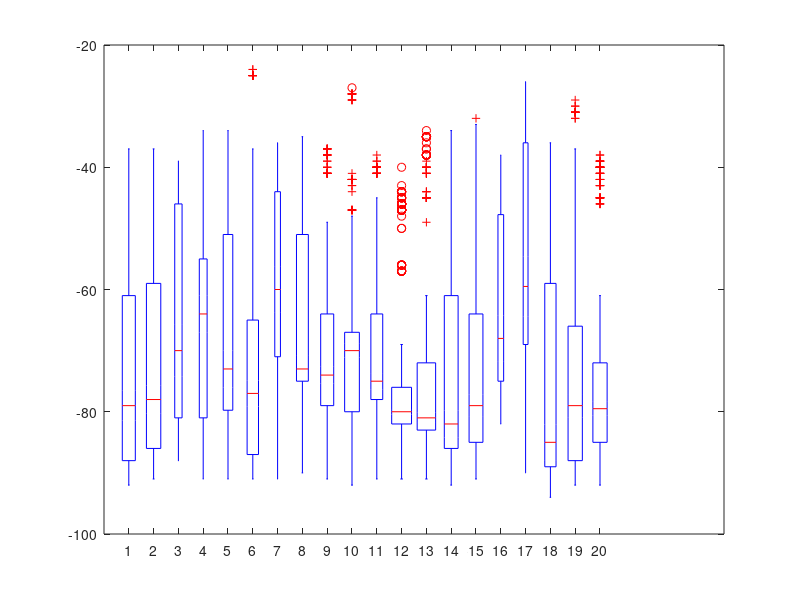

Write MATLAB code to recreate this figure. (Note: this script raises an error after producing the figure.)
exp = "RSSI online TWIST small 01";
x = [17.56,20.71,14.48,16.12,2.17,30.28,22.08,9.81,2.02,5.16,3.51,8.48,5.39,11.57,11.57,17.59,20.54,26.68,23.9,26.53];
y = [5.06,1.65,10.95,9.02,4.98,1.67,9.02,9.02,10.98,10.94,9.02,1.93,5.06,5.06,1.89,10.95,10.94,9.03,1.67,5.39];
z = [72.47,72.17,65.96,65.91,68.17,71.45,60.08,67.07,69.3,69.03,68.6,75.15,73.56,73.93,73.12,62.17,55.9,75,72.56,74.11];
variance = [319,2,278,2,285,2,266,2,251,2,393,2,281,2,192,2,195,2,237,2,233,2,160,2,226,2,283,2,282,2,227,2,349,2,342,2,360,2,273,2];
rssi1 = [-86,-86,-86,-86,-86,-86,-86,-86,-86,-51,-51,-51,-51,-52,-50,-51,-52,-50,-51,-51,-51,-51,-52,-51,-82,-82,-83,-83,-83,-83,-81,-84,-82,-82,-83,-84,-82,-82,-84,-89,-89,-88,-91,-90,-89,-90,-89,-89,-90,-89,-89,-89,-90,-89,-62,-61,-61,-63,-62,-61,-62,-61,-63,-61,-63,-66,-61,-63,-65,-45,-46,-46,-46,-46,-46,-46,-46,-46,-46,-46,-46,-46,-46,-46,-79,-73,-74,-74,-79,-79,-79,-80,-80,-73,-80,-78,-80,-79,-79,-92,-90,-90,-90,-90,-90,-92,-92,-90,-92,-91,-90,-91,-91,-91,-91,-91,-91,-91,-91,-91,-91,-91,-91,-91,-91,-91,-90,-91,-89,-90,-90,-89,-90,-88,-90,-88,-89,-89,-90,-90,-90,-48,-48,-48,-47,-48,-48,-48,-48,-48,-47,-48,-48,-48,-48,-48,-84,-83,-85,-82,-90,-82,-85,-87,-85,-85,-88,-86,-85,-80,-85,-69,-69,-70,-72,-89,-71,-69,-70,-70,-69,-69,-69,-70,-69,-69,-91,-91,-91,-91,-91,-91,-91,-91,-91,-91,-91,-88,-89,-83,-87,-85,-88,-88,-87,-88,-83,-85,-88,-88,-87,-89,-38,-38,-38,-38,-38,-38,-38,-38,-38,-38,-38,-38,-38,-38,-38,-38,-39,-38,-38,-39,-39,-37,-38,-39,-39,-38,-39,-38,-38,-39,-79,-77,-80,-79,-77,-78,-79,-77,-77,-79,-77,-77,-78,-79,-78,-79,-76,-79,-79,-76,-77,-79,-77,-77,-79,-77,-77,-79,-79,-77,-79,-77,-77,-79,-77,-78,-76,-79,-76,-78,-79,-77,-80,-77,-79,-80,-78,-77,-77,-79,-77,-77,-79,-77,-76,-79,-79,-77,-79,-77];
rssi2 = [-88,-88,-88,-88,-88,-88,-88,-88,-88,-88,-88,-88,-44,-44,-44,-44,-43,-44,-44,-44,-44,-44,-43,-44,-43,-44,-44,-87,-87,-87,-87,-89,-73,-87,-89,-87,-87,-87,-87,-87,-89,-90,-88,-89,-90,-88,-88,-89,-87,-90,-91,-88,-89,-90,-73,-75,-74,-73,-74,-76,-73,-74,-75,-74,-74,-74,-73,-74,-74,-73,-74,-74,-73,-74,-74,-73,-74,-74,-73,-73,-75,-73,-74,-74,-73,-74,-74,-73,-74,-73,-74,-72,-74,-74,-75,-73,-74,-74,-74,-74,-73,-74,-74,-73,-75,-74,-74,-74,-75,-73,-74,-74,-73,-75,-39,-39,-39,-39,-39,-39,-38,-39,-39,-39,-38,-39,-37,-39,-39,-88,-57,-57,-54,-57,-57,-57,-54,-57,-57,-57,-57,-56,-57,-57,-86,-84,-87,-84,-85,-89,-85,-85,-83,-88,-85,-88,-85,-89,-86,-83,-83,-83,-83,-83,-74,-73,-75,-74,-88,-76,-70,-73,-77,-74,-74,-77,-73,-76,-76,-57,-58,-59,-59,-59,-59,-59,-58,-59,-59,-57,-59,-59,-58,-59,-84,-85,-84,-85,-84,-84,-85,-84,-85,-84,-84,-84,-87,-85,-84,-87,-87,-86,-86,-85,-86,-87,-87,-86,-86,-86,-85,-87,-87,-85,-87,-89,-89,-89,-89,-89,-89,-89,-89,-87,-89,-88,-87,-87,-88,-88,-87,-86,-87,-87,-88,-87,-89,-89,-87,-89,-79,-78,-78,-79,-82,-83,-79,-82,-78,-82,-78,-79,-82,-78,-79,-78,-80,-82,-80,-79,-82,-79,-82,-79,-79,-82,-80,-79,-82,-78,-82,-82,-78,-82,-82,-78,-82,-82,-82,-82,-81,-83,-79,-79,-82,-79,-79,-79,-81,-82,-81,-79,-79,-42,-43,-43,-42,-43,-43,-42,-43,-43,-42,-42,-43,-42,-42,-43,-41,-41,-41,-41,-41,-40,-41,-40,-41,-41,-41,-41,-41,-41,-41];
rssi3 = [-70,-70,-70,-72,-70,-69,-69,-69,-69,-70,-71,-70,-69,-69,-70,-87,-88,-87,-87,-88,-88,-87,-88,-87,-88,-88,-85,-88,-88,-88,-48,-48,-49,-47,-48,-48,-48,-48,-48,-48,-48,-48,-47,-48,-48,-75,-75,-76,-75,-76,-74,-75,-75,-75,-75,-73,-77,-75,-76,-75,-82,-82,-82,-82,-82,-66,-68,-67,-66,-65,-67,-66,-68,-67,-72,-67,-67,-66,-67,-66,-80,-82,-80,-82,-81,-82,-81,-80,-81,-45,-46,-44,-46,-45,-46,-45,-45,-43,-45,-46,-46,-46,-45,-47,-82,-82,-82,-82,-82,-82,-82,-82,-82,-81,-83,-81,-80,-81,-81,-82,-81,-81,-81,-83,-45,-45,-45,-45,-45,-45,-45,-45,-45,-45,-45,-45,-45,-45,-45,-80,-80,-80,-39,-40,-39,-39,-40,-39,-40,-40,-39,-39,-40,-39,-39,-40,-40,-80,-81,-80,-81,-80,-80,-81,-80,-81,-80,-81,-80,-80];
rssi4 = [-65,-66,-68,-66,-64,-63,-64,-65,-66,-64,-67,-71,-65,-67,-65,-61,-61,-62,-62,-62,-61,-60,-61,-60,-62,-62,-61,-62,-62,-62,-52,-52,-51,-51,-52,-52,-52,-51,-52,-51,-52,-51,-52,-53,-52,-64,-63,-63,-64,-63,-63,-64,-63,-63,-63,-63,-63,-63,-63,-63,-79,-81,-79,-79,-80,-79,-82,-79,-82,-79,-79,-82,-79,-91,-89,-90,-91,-89,-91,-89,-89,-90,-89,-91,-90,-87,-91,-90,-79,-81,-79,-81,-81,-79,-81,-81,-79,-79,-81,-79,-79,-81,-81,-57,-59,-58,-56,-60,-57,-57,-61,-55,-56,-58,-55,-58,-55,-56,-81,-81,-81,-80,-78,-82,-81,-82,-81,-79,-79,-81,-79,-81,-79,-79,-79,-79,-79,-79,-34,-34,-34,-34,-34,-34,-34,-34,-34,-34,-34,-34,-34,-34,-34,-45,-45,-45,-45,-45,-45,-45,-45,-45,-45,-45,-45,-45,-45,-45,-81,-81,-81,-81,-81,-83,-83,-83,-83,-83,-83,-83,-83];
rssi5 = [-34,-34,-35,-34,-34,-35,-35,-35,-35,-35,-34,-77,-35,-34,-35,-62,-62,-62,-62,-62,-63,-63,-62,-62,-63,-62,-63,-63,-61,-62,-77,-76,-77,-77,-77,-77,-77,-77,-77,-78,-78,-77,-78,-79,-77,-76,-76,-74,-76,-77,-75,-76,-76,-76,-76,-76,-71,-77,-76,-76,-81,-81,-81,-81,-81,-81,-81,-81,-81,-81,-75,-81,-81,-81,-81,-87,-85,-86,-87,-86,-87,-87,-87,-88,-87,-87,-85,-86,-90,-91,-90,-91,-90,-91,-91,-90,-89,-91,-90,-91,-80,-78,-80,-80,-78,-80,-80,-78,-80,-80,-80,-80,-80,-80,-80,-50,-51,-50,-51,-50,-50,-50,-51,-50,-50,-51,-51,-50,-51,-50,-75,-75,-75,-75,-75,-75,-75,-78,-78,-78,-78,-78,-78,-78,-78,-48,-47,-47,-48,-47,-47,-47,-47,-47,-47,-47,-47,-47,-47,-47,-72,-72,-71,-71,-72,-73,-71,-73,-71,-73,-73,-73,-72,-72,-73,-72,-73,-72,-71,-71,-72,-70,-71,-72,-70,-72,-72,-45,-45,-45,-44,-46,-45,-45,-45,-45,-45,-45,-45,-45,-45,-45,-84,-84,-84,-84,-84,-72,-74,-74,-72,-72,-73,-71,-72,-73,-70,-72,-73,-72,-72,-73];
rssi6 = [-64,-64,-67,-64,-65,-65,-65,-65,-65,-65,-64,-65,-67,-65,-66,-89,-89,-89,-89,-89,-89,-89,-89,-89,-89,-89,-89,-89,-88,-87,-86,-87,-88,-87,-87,-87,-88,-87,-87,-88,-87,-86,-87,-71,-74,-73,-73,-73,-73,-73,-71,-72,-71,-73,-72,-72,-72,-73,-38,-38,-38,-38,-39,-38,-38,-38,-38,-38,-38,-38,-38,-37,-38,-86,-86,-85,-86,-86,-85,-86,-86,-85,-86,-86,-86,-86,-86,-85,-90,-90,-90,-90,-90,-90,-90,-90,-90,-90,-90,-90,-90,-84,-84,-84,-84,-84,-83,-83,-84,-84,-84,-84,-84,-25,-25,-25,-25,-24,-25,-25,-24,-25,-25,-25,-25,-25,-25,-25,-87,-90,-87,-90,-87,-90,-87,-90,-87,-89,-89,-89,-89,-89,-89,-89,-89,-89,-83,-85,-84,-83,-83,-83,-83,-85,-83,-84,-85,-83,-84,-84,-84,-91,-90,-91,-91,-91,-91,-91,-91,-91,-91,-91,-90,-91,-42,-43,-43,-43,-42,-43,-42,-42,-43,-43,-42,-43,-43,-43,-42,-45,-46,-46,-45,-45,-46,-45,-46,-45,-45,-45,-45,-45,-45,-46,-75,-77,-77,-77,-77,-76,-78,-77,-75,-77,-77,-75,-75,-77,-75,-75,-77,-76,-75,-77,-77,-77,-77,-77,-77,-77,-75,-76,-77,-75,-77,-77,-75,-75,-77,-75,-75,-77,-76,-79,-77,-75,-77,-77,-75,-77,-75,-76,-77,-77,-75,-77,-76,-75,-77,-75,-77,-77,-76,-78];
rssi7 = [-69,-71,-70,-70,-71,-71,-72,-69,-72,-71,-69,-71,-72,-71,-71,-56,-56,-56,-54,-56,-56,-56,-57,-56,-56,-56,-56,-56,-56,-56,-90,-90,-89,-90,-43,-43,-44,-44,-44,-44,-44,-44,-44,-44,-43,-43,-44,-44,-42,-63,-63,-62,-62,-63,-62,-62,-63,-63,-62,-62,-62,-63,-63,-63,-61,-60,-61,-60,-60,-60,-60,-60,-60,-59,-61,-60,-60,-63,-63,-36,-37,-37,-37,-37,-37,-37,-37,-37,-37,-37,-37,-36,-37,-37,-45,-45,-44,-44,-44,-45,-44,-45,-45,-44,-44,-44,-44,-44,-44,-80,-80,-80,-80,-80,-80,-80,-80,-89,-89,-90,-89,-91,-88,-88,-90,-90,-91,-90,-89,-89,-91];
rssi8 = [-72,-73,-73,-70,-73,-71,-70,-72,-71,-72,-73,-71,-72,-73,-70,-81,-78,-81,-81,-78,-81,-78,-81,-78,-78,-81,-81,-78,-81,-78,-78,-78,-78,-78,-78,-72,-71,-74,-69,-71,-73,-72,-71,-72,-71,-70,-70,-71,-72,-71,-80,-80,-80,-80,-80,-74,-75,-75,-74,-74,-74,-73,-74,-74,-73,-75,-75,-73,-74,-75,-73,-75,-74,-73,-75,-74,-74,-74,-75,-74,-75,-75,-74,-74,-74,-73,-74,-83,-73,-75,-83,-74,-75,-83,-75,-73,-74,-73,-75,-75,-73,-75,-75,-73,-75,-74,-73,-75,-74,-73,-75,-74,-75,-73,-75,-70,-73,-70,-73,-73,-70,-73,-73,-70,-73,-73,-70,-73,-70,-72,-73,-70,-72,-73,-70,-73,-70,-70,-71,-70,-72,-78,-78,-78,-78,-78,-79,-79,-79,-79,-79,-78,-78,-78,-78,-78,-79,-79,-79,-79,-79,-68,-68,-73,-73,-71,-72,-73,-72,-72,-71,-72,-72,-71,-71,-71,-51,-49,-52,-51,-51,-51,-52,-51,-52,-50,-51,-52,-48,-51,-51,-51,-50,-50,-50,-50,-51,-51,-51,-50,-51,-51,-50,-50,-50,-51,-86,-86,-86,-86,-86,-90,-90,-90,-90,-90,-90,-47,-48,-47,-48,-48,-48,-46,-48,-49,-46,-48,-48,-48,-44,-48,-45,-46,-46,-45,-46,-46,-45,-45,-46,-45,-46,-46,-45,-45,-46,-35,-35,-35,-35,-35,-35,-35,-35,-35,-35,-36,-35,-36,-36,-36,-70,-73,-72,-70,-72,-71,-70,-72,-71,-70,-73,-70,-73];
rssi9 = [-80,-79,-80,-79,-80,-81,-80,-80,-79,-80,-79,-79,-79,-79,-79,-79,-74,-75,-75,-74,-75,-78,-74,-75,-79,-74,-74,-79,-74,-74,-71,-75,-74,-71,-75,-74,-74,-74,-75,-78,-74,-75,-79,-74,-74,-79,-74,-75,-71,-74,-75,-71,-74,-74,-74,-74,-74,-78,-74,-74,-74,-80,-74,-74,-75,-74,-74,-79,-75,-75,-80,-74,-74,-79,-74,-91,-91,-66,-66,-66,-66,-66,-66,-66,-66,-66,-66,-66,-66,-66,-66,-66,-65,-68,-66,-65,-66,-65,-65,-66,-65,-65,-66,-66,-65,-68,-66,-64,-63,-66,-64,-65,-66,-64,-66,-64,-64,-66,-63,-64,-66,-66,-64,-66,-66,-64,-65,-66,-64,-66,-66,-64,-66,-64,-64,-66,-63,-90,-90,-90,-90,-88,-90,-90,-88,-89,-85,-89,-85,-89,-65,-65,-65,-65,-65,-65,-64,-65,-64,-65,-64,-66,-65,-66,-67,-78,-79,-80,-78,-80,-78,-78,-79,-78,-78,-79,-78,-78,-79,-80,-57,-57,-57,-55,-66,-58,-57,-55,-56,-56,-54,-55,-56,-55,-59,-77,-80,-80,-78,-81,-80,-78,-80,-78,-78,-79,-78,-78,-79,-78,-77,-80,-79,-78,-80,-80,-78,-80,-79,-77,-80,-78,-78,-80,-79,-90,-89,-89,-88,-90,-90,-89,-88,-90,-89,-90,-90,-89,-90,-87,-78,-80,-78,-78,-80,-78,-78,-79,-80,-77,-79,-80,-77,-80,-78,-88,-88,-37,-37,-38,-37,-38,-37,-38,-39,-37,-38,-38,-38,-37,-37,-39,-49,-49,-49,-49,-49,-49,-49,-49,-49,-49,-49,-49,-49,-49,-49,-41,-41,-41,-41,-41,-40,-41,-41,-40,-41,-41,-41,-41,-41,-40];
rssi10 = [-80,-80,-80,-80,-80,-80,-81,-80,-80,-80,-80,-79,-80,-80,-80,-80,-76,-80,-77,-77,-77,-81,-81,-84,-84,-84,-70,-71,-70,-70,-70,-70,-70,-70,-70,-70,-70,-70,-70,-70,-70,-69,-70,-71,-70,-70,-71,-70,-70,-71,-70,-71,-71,-70,-71,-70,-76,-70,-70,-70,-70,-71,-70,-70,-70,-70,-71,-70,-76,-71,-70,-69,-70,-70,-70,-70,-70,-70,-70,-71,-70,-70,-70,-70,-71,-70,-80,-68,-68,-67,-68,-68,-68,-68,-68,-68,-68,-68,-68,-67,-68,-68,-67,-68,-68,-68,-83,-68,-68,-83,-68,-68,-68,-68,-68,-68,-68,-68,-68,-67,-67,-67,-68,-67,-67,-68,-68,-67,-67,-68,-80,-80,-80,-79,-79,-79,-67,-68,-68,-68,-67,-68,-68,-67,-68,-68,-67,-67,-69,-68,-67,-71,-83,-84,-83,-84,-86,-83,-84,-86,-83,-83,-86,-84,-83,-86,-47,-47,-48,-47,-47,-48,-48,-47,-48,-47,-47,-44,-47,-48,-48,-78,-80,-79,-78,-80,-80,-78,-80,-80,-80,-80,-80,-80,-79,-79,-79,-81,-79,-79,-81,-79,-79,-81,-79,-79,-79,-79,-79,-79,-51,-51,-51,-52,-51,-51,-51,-52,-51,-51,-51,-50,-51,-51,-52,-86,-80,-79,-79,-79,-80,-79,-79,-80,-79,-79,-80,-79,-79,-80,-79,-91,-90,-90,-91,-91,-92,-89,-91,-89,-89,-91,-90,-91,-80,-80,-81,-79,-79,-80,-79,-83,-79,-80,-80,-79,-80,-80,-79,-87,-89,-88,-87,-86,-87,-89,-88,-88,-86,-87,-88,-88,-89,-88,-29,-28,-28,-29,-29,-28,-28,-29,-28,-28,-28,-27,-28,-28,-28,-78,-78,-78,-78,-78,-78,-78,-78,-78,-49,-49,-49,-49,-49,-48,-49,-49,-49,-49,-49,-49,-49,-49,-49,-42,-42,-42,-42,-42,-42,-42,-42,-41,-42,-43,-42,-42,-43,-42,-80,-80,-80];
rssi11 = [-80,-80,-80,-80,-80,-80,-80,-80,-80,-80,-80,-80,-80,-80,-84,-84,-84,-84,-84,-84,-69,-68,-68,-69,-67,-69,-69,-69,-69,-69,-68,-69,-69,-67,-68,-91,-91,-91,-91,-91,-91,-91,-91,-91,-91,-91,-91,-91,-91,-91,-78,-75,-75,-75,-76,-75,-75,-75,-75,-76,-75,-76,-75,-75,-74,-75,-75,-75,-76,-75,-75,-75,-75,-75,-75,-75,-76,-75,-75,-76,-75,-75,-75,-75,-75,-75,-75,-75,-75,-75,-75,-75,-75,-75,-75,-75,-78,-75,-75,-75,-75,-75,-75,-75,-74,-76,-75,-75,-75,-75,-91,-91,-91,-91,-91,-68,-68,-68,-68,-68,-68,-68,-68,-68,-68,-70,-63,-67,-70,-65,-70,-69,-65,-69,-70,-65,-64,-68,-65,-64,-70,-66,-64,-70,-63,-67,-69,-65,-69,-70,-64,-64,-70,-65,-64,-83,-83,-84,-82,-84,-84,-82,-88,-84,-82,-84,-82,-83,-83,-82,-63,-65,-64,-63,-65,-62,-64,-65,-64,-67,-63,-64,-64,-63,-64,-78,-78,-78,-78,-78,-78,-45,-46,-46,-48,-46,-46,-46,-48,-46,-45,-45,-48,-45,-47,-46,-78,-78,-78,-78,-78,-78,-78,-78,-78,-78,-78,-78,-89,-89,-89,-89,-89,-89,-78,-78,-78,-78,-78,-78,-40,-41,-40,-40,-40,-40,-41,-41,-39,-40,-40,-40,-40,-38,-39,-46,-45,-45,-45,-45,-46,-46,-46,-45,-46,-45,-46,-46,-45,-45,-41,-41,-41,-41,-40,-40,-40,-40,-41,-40,-41,-40,-41,-40,-41];
rssi12 = [-81,-81,-80,-80,-80,-81,-79,-79,-80,-80,-79,-80,-79,-80,-80,-81,-82,-81,-82,-81,-82,-82,-81,-82,-81,-82,-83,-83,-83,-83,-83,-83,-83,-83,-83,-83,-83,-83,-57,-83,-56,-57,-56,-57,-56,-57,-56,-57,-56,-57,-57,-56,-57,-82,-82,-82,-82,-82,-82,-82,-82,-83,-83,-83,-83,-83,-45,-56,-47,-50,-47,-46,-50,-47,-46,-48,-47,-46,-45,-46,-46,-90,-90,-90,-90,-90,-90,-80,-82,-80,-81,-80,-80,-81,-80,-80,-81,-81,-81,-81,-81,-81,-81,-82,-81,-82,-81,-84,-81,-82,-81,-82,-76,-78,-76,-79,-76,-76,-79,-75,-76,-76,-75,-75,-76,-79,-75,-75,-73,-76,-75,-76,-75,-76,-79,-76,-76,-79,-76,-75,-79,-76,-76,-73,-76,-76,-73,-77,-76,-76,-76,-76,-79,-75,-76,-79,-76,-76,-76,-76,-76,-79,-76,-78,-76,-78,-76,-76,-76,-79,-76,-76,-81,-82,-81,-82,-81,-82,-80,-82,-80,-81,-80,-80,-80,-80,-82,-80,-80,-82,-80,-82,-80,-82,-80,-80,-80,-80,-80,-83,-80,-80,-80,-80,-81,-81,-81,-81,-81,-80,-79,-81,-80,-80,-79,-80,-80,-80,-80,-79,-79,-80,-79,-80,-80,-80,-80,-79,-79,-80,-80,-79,-80,-79,-80,-80,-81,-79,-80,-80,-79,-79,-80,-79,-80,-80,-81,-79,-79,-80,-80,-80,-80,-80,-71,-69,-71,-71,-71,-72,-71,-71,-72,-71,-69,-71,-71,-70,-70,-75,-75,-76,-74,-75,-76,-74,-75,-75,-74,-75,-75,-75,-74,-75,-87,-88,-87,-88,-87,-87,-87,-87,-87,-87,-88,-44,-44,-45,-44,-45,-45,-44,-44,-45,-45,-43,-44,-40,-44,-44,-86,-86,-86,-85,-86,-83,-86,-83,-86,-85,-86,-86,-86,-86,-86,-89,-91,-89,-89,-91,-89,-89,-89,-89,-91,-89,-89,-91,-89,-85,-85,-85,-85,-85,-85,-85,-85,-90,-90,-88,-91,-88,-89,-89,-88,-88,-88,-88,-88,-89,-89,-88,-78,-82,-77,-78,-82,-77,-78,-78,-77,-77,-77,-78,-77,-77,-78,-78,-81,-77,-78,-81,-77,-78,-81,-76,-77,-81,-77,-78,-81,-77,-78,-82,-77,-77,-82,-77,-77,-82,-82,-77,-82,-82,-77,-82,-77,-77,-77,-78,-77,-78,-77,-82,-77,-77,-82,-77,-77,-82,-76,-77,-47,-47,-47,-47,-47,-47,-47,-47,-47,-47,-47,-47,-47,-47,-47,-46,-46,-46,-46,-46,-46,-46,-47,-46,-46,-46,-46,-47,-46,-46,-80,-80,-80,-80,-80,-80,-80,-80];
rssi13 = [-83,-81,-83,-83,-82,-83,-82,-83,-82,-83,-83,-82,-83,-83,-80,-83,-82,-83,-83,-83,-82,-82,-83,-62,-62,-62,-61,-62,-61,-62,-61,-62,-61,-62,-62,-61,-62,-62,-83,-84,-82,-83,-82,-83,-82,-83,-83,-82,-82,-81,-83,-83,-81,-81,-83,-81,-82,-83,-81,-82,-83,-81,-80,-84,-83,-40,-49,-41,-41,-40,-41,-40,-40,-41,-40,-40,-41,-40,-40,-41,-90,-90,-90,-83,-81,-83,-81,-83,-82,-83,-83,-82,-83,-82,-84,-83,-84,-72,-73,-73,-72,-73,-72,-72,-73,-76,-72,-73,-72,-72,-73,-72,-72,-77,-72,-72,-76,-72,-71,-77,-77,-71,-72,-77,-72,-77,-73,-72,-76,-73,-73,-76,-72,-72,-76,-73,-75,-76,-76,-75,-72,-76,-73,-77,-72,-77,-72,-73,-75,-72,-72,-75,-73,-72,-75,-72,-72,-89,-89,-89,-89,-89,-89,-89,-89,-89,-89,-89,-89,-89,-73,-77,-77,-77,-77,-73,-77,-73,-77,-73,-80,-73,-77,-77,-81,-81,-80,-73,-81,-80,-73,-81,-80,-73,-81,-81,-81,-81,-80,-77,-81,-77,-81,-71,-81,-81,-71,-78,-81,-71,-77,-81,-83,-83,-83,-83,-83,-83,-83,-83,-83,-83,-83,-83,-83,-84,-84,-84,-84,-84,-84,-84,-84,-84,-84,-84,-84,-84,-84,-84,-84,-84,-84,-81,-81,-81,-81,-81,-81,-81,-81,-81,-81,-81,-81,-81,-66,-67,-68,-67,-67,-67,-67,-68,-68,-67,-67,-67,-68,-67,-67,-77,-76,-77,-77,-75,-76,-77,-75,-76,-77,-74,-76,-77,-74,-75,-36,-38,-38,-38,-38,-38,-38,-38,-38,-37,-37,-38,-38,-38,-39,-87,-86,-85,-84,-85,-87,-87,-86,-85,-85,-87,-86,-87,-87,-87,-87,-89,-87,-89,-88,-91,-87,-88,-91,-88,-89,-91,-87,-88,-91,-82,-81,-81,-81,-81,-81,-82,-82,-82,-82,-82,-82,-81,-82,-83,-81,-82,-81,-82,-82,-81,-82,-81,-82,-82,-82,-82,-82,-82,-82,-82,-81,-82,-81,-82,-81,-82,-82,-81,-82,-82,-81,-82,-81,-81,-81,-81,-81,-82,-81,-81,-82,-81,-82,-81,-45,-44,-45,-44,-45,-45,-45,-45,-45,-45,-45,-45,-44,-45,-45,-35,-35,-35,-35,-35,-35,-35,-35,-35,-34,-35,-35,-35,-35,-35,-72,-78,-72,-78,-80,-72,-78,-78,-72,-78,-72,-78];
rssi14 = [-46,-47,-48,-48,-48,-48,-48,-48,-48,-48,-47,-47,-48,-48,-48,-61,-74,-60,-59,-60,-61,-60,-61,-61,-61,-64,-61,-59,-69,-62,-83,-82,-83,-84,-83,-82,-83,-84,-84,-83,-83,-82,-83,-82,-81,-80,-80,-81,-80,-80,-81,-80,-80,-81,-80,-80,-81,-80,-80,-81,-81,-81,-81,-81,-81,-81,-81,-81,-81,-81,-81,-81,-81,-81,-81,-81,-81,-81,-81,-81,-81,-82,-81,-81,-81,-80,-81,-81,-81,-88,-90,-88,-89,-86,-89,-89,-88,-89,-91,-89,-92,-88,-90,-87,-84,-83,-84,-84,-85,-82,-83,-82,-83,-83,-84,-83,-83,-84,-84,-83,-83,-84,-84,-82,-83,-83,-83,-83,-83,-83,-84,-83,-82,-83,-83,-83,-82,-84,-82,-84,-84,-82,-83,-83,-84,-83,-83,-83,-85,-83,-83,-83,-83,-83,-84,-83,-83,-85,-83,-83,-83,-83,-82,-84,-61,-62,-61,-61,-62,-61,-62,-61,-61,-61,-62,-61,-61,-61,-60,-64,-63,-63,-63,-63,-63,-63,-63,-62,-63,-63,-62,-63,-62,-63,-88,-88,-87,-87,-88,-87,-87,-88,-88,-88,-88,-88,-88,-88,-88,-48,-47,-48,-44,-47,-44,-46,-47,-47,-47,-47,-46,-46,-48,-48,-85,-86,-87,-86,-86,-86,-86,-86,-87,-85,-86,-87,-85,-86,-87,-88,-90,-88,-90,-88,-90,-90,-89,-89,-87,-89,-89,-89,-87,-90,-89,-89,-90,-90,-85,-90,-90,-87,-90,-90,-90,-90,-90,-90,-90,-89,-89,-89,-89,-89,-88,-89,-89,-88,-90,-89,-88,-90,-89,-84,-84,-84,-84,-84,-84,-84,-34,-34,-34,-34,-34,-34,-34,-34,-34,-34,-34,-34,-34,-35,-34,-46,-47,-47,-47,-47,-47,-47,-47,-47,-46,-47,-47,-46,-47,-47];
rssi15 = [-57,-59,-59,-59,-59,-57,-59,-59,-59,-58,-59,-59,-59,-58,-58,-69,-70,-68,-68,-69,-69,-70,-69,-66,-70,-69,-69,-66,-68,-69,-78,-79,-80,-79,-79,-82,-79,-82,-80,-79,-80,-82,-79,-79,-79,-80,-80,-80,-80,-80,-80,-80,-80,-80,-80,-80,-82,-80,-80,-82,-82,-81,-81,-81,-82,-82,-82,-81,-82,-82,-81,-82,-82,-81,-82,-82,-81,-82,-83,-81,-82,-80,-81,-81,-81,-81,-79,-81,-81,-79,-81,-81,-80,-81,-81,-80,-90,-90,-90,-90,-90,-90,-90,-90,-78,-78,-78,-78,-79,-79,-78,-78,-81,-81,-78,-78,-79,-79,-79,-79,-79,-78,-79,-78,-79,-82,-78,-82,-83,-78,-78,-79,-79,-78,-78,-78,-82,-80,-78,-81,-82,-78,-79,-79,-77,-79,-79,-78,-79,-78,-79,-79,-78,-79,-79,-78,-79,-79,-78,-79,-79,-78,-78,-78,-57,-58,-57,-57,-58,-58,-58,-58,-58,-57,-58,-58,-57,-58,-58,-64,-64,-64,-63,-66,-64,-65,-66,-65,-63,-67,-64,-65,-65,-64,-87,-87,-87,-87,-87,-87,-87,-87,-87,-87,-87,-87,-87,-87,-87,-46,-46,-46,-46,-46,-45,-46,-46,-46,-46,-46,-46,-46,-46,-46,-88,-84,-88,-86,-88,-86,-88,-87,-88,-86,-88,-87,-88,-87,-88,-89,-90,-91,-89,-88,-87,-91,-90,-91,-90,-90,-91,-90,-90,-91,-90,-90,-90,-90,-90,-90,-90,-91,-90,-91,-91,-90,-89,-91,-91,-91,-91,-90,-91,-91,-90,-91,-84,-84,-84,-85,-85,-85,-85,-85,-85,-85,-85,-85,-85,-85,-85,-36,-36,-36,-36,-36,-36,-36,-36,-36,-36,-36,-36,-36,-36,-36,-33,-33,-33,-33,-33,-33,-33,-33,-33,-40,-32,-33,-33,-33,-33];
rssi16 = [-69,-69,-68,-68,-68,-68,-68,-68,-68,-68,-68,-68,-69,-68,-69,-68,-67,-68,-67,-67,-68,-73,-68,-64,-68,-68,-68,-68,-68,-68,-40,-39,-39,-39,-39,-38,-40,-39,-39,-39,-40,-40,-40,-40,-39,-75,-76,-75,-75,-76,-75,-75,-75,-73,-75,-75,-75,-75,-75,-75,-82,-82,-82,-82,-82,-82,-82,-82,-82,-82,-82,-82,-82,-82,-56,-56,-56,-56,-57,-57,-56,-56,-56,-58,-56,-56,-55,-56,-55,-82,-82,-82,-82,-82,-82,-82,-82,-82,-82,-82,-82,-82,-48,-48,-48,-48,-48,-48,-47,-48,-48,-47,-48,-48,-47,-48,-48,-45,-45,-46,-45,-45,-46,-45,-45,-45,-45,-45,-45,-45,-45,-45];
rssi17 = [-74,-74,-75,-74,-75,-75,-76,-74,-76,-74,-75,-76,-75,-74,-76,-68,-68,-68,-69,-68,-69,-69,-68,-68,-67,-68,-68,-69,-67,-68,-28,-27,-28,-27,-28,-28,-26,-28,-28,-39,-28,-28,-27,-27,-28,-68,-68,-68,-68,-69,-69,-68,-69,-68,-68,-68,-69,-68,-68,-68,-90,-90,-90,-90,-90,-90,-90,-60,-58,-59,-58,-59,-58,-59,-58,-58,-60,-60,-59,-60,-59,-59,-36,-36,-36,-36,-36,-36,-36,-35,-36,-36,-35,-36,-36,-36,-36,-41,-41,-41,-41,-41,-41,-41,-41,-41,-41,-41,-41,-41,-41,-41];
rssi18 = [-86,-90,-89,-87,-87,-87,-87,-89,-89,-88,-88,-87,-88,-89,-88,-90,-91,-90,-91,-89,-90,-89,-91,-94,-86,-90,-89,-89,-91,-47,-49,-47,-50,-48,-50,-49,-48,-47,-48,-50,-50,-48,-49,-47,-85,-82,-82,-85,-85,-82,-85,-82,-85,-82,-85,-82,-82,-89,-89,-91,-89,-89,-89,-89,-90,-89,-89,-90,-89,-89,-90,-89,-89,-87,-88,-86,-89,-47,-46,-47,-48,-47,-48,-47,-47,-47,-47,-48,-48,-47,-46,-47,-90,-90,-90,-90,-90,-90,-89,-89,-89,-89,-89,-90,-89,-89,-89,-89,-89,-87,-59,-59,-59,-60,-59,-59,-59,-60,-59,-60,-78,-59,-59,-59,-59,-74,-78,-77,-76,-78,-77,-76,-77,-77,-78,-77,-76,-77,-79,-77,-87,-87,-87,-87,-87,-87,-87,-88,-87,-87,-87,-85,-88,-85,-87,-88,-87,-88,-87,-85,-88,-90,-91,-90,-91,-89,-90,-91,-89,-90,-90,-89,-90,-90,-89,-84,-84,-84,-84,-84,-84,-84,-84,-84,-84,-91,-87,-88,-91,-87,-87,-87,-87,-87,-87,-87,-87,-88,-87,-88,-89,-87,-88,-89,-87,-86,-88,-87,-88,-87,-88,-90,-90,-90,-90,-78,-78,-79,-78,-74,-79,-78,-77,-79,-78,-78,-78,-79,-79,-77,-37,-37,-37,-37,-37,-37,-37,-37,-36,-37,-37,-37,-37,-37,-37,-44,-44,-44,-44,-44,-41,-43,-43,-44,-42,-44,-44,-43,-44,-44,-90];
rssi19 = [-88,-88,-88,-88,-88,-88,-38,-38,-39,-38,-38,-39,-39,-38,-38,-38,-42,-38,-38,-38,-39,-87,-83,-87,-87,-83,-87,-87,-83,-87,-87,-83,-87,-87,-83,-87,-91,-91,-91,-91,-90,-91,-91,-91,-91,-91,-91,-88,-89,-89,-90,-90,-89,-88,-88,-89,-91,-89,-89,-89,-90,-89,-71,-74,-74,-73,-71,-74,-73,-72,-72,-72,-71,-72,-71,-73,-74,-71,-73,-71,-71,-73,-73,-71,-73,-71,-73,-72,-73,-71,-73,-71,-74,-73,-71,-74,-73,-71,-71,-72,-71,-71,-71,-71,-74,-71,-73,-74,-71,-74,-74,-73,-71,-73,-73,-71,-72,-73,-72,-71,-71,-74,-31,-32,-31,-31,-31,-30,-32,-31,-31,-31,-30,-29,-31,-31,-31,-90,-90,-90,-90,-67,-70,-67,-66,-65,-66,-66,-66,-65,-67,-70,-65,-67,-65,-66,-89,-85,-89,-89,-85,-89,-89,-85,-85,-89,-85,-89,-89,-85,-89,-82,-82,-82,-82,-82,-78,-82,-82,-78,-78,-78,-78,-78,-78,-77,-82,-77,-77,-77,-77,-82,-77,-82,-82,-57,-58,-58,-58,-58,-58,-58,-58,-58,-61,-57,-58,-57,-58,-58,-85,-87,-86,-87,-87,-86,-86,-85,-86,-86,-85,-87,-86,-85,-87,-89,-90,-92,-91,-90,-90,-91,-89,-90,-90,-90,-90,-90,-90,-91,-83,-86,-85,-83,-83,-85,-83,-85,-83,-85,-85,-83,-86,-85,-88,-92,-92,-88,-92,-92,-88,-92,-92,-88,-88,-92,-88,-92,-92,-89,-88,-89,-89,-88,-90,-89,-89,-89,-89,-88,-89,-89,-91,-90,-87,-87,-81,-79,-80,-80,-78,-80,-80,-81,-80,-80,-80,-72,-80,-82,-80,-37,-38,-37,-38,-37,-38,-37,-37,-37,-37,-38,-38,-38,-37,-38,-40,-40,-40,-40,-40,-40,-40,-39,-39,-40,-40,-40,-40,-40,-41];
rssi20 = [-92,-92,-92,-92,-92,-92,-92,-92,-87,-85,-85,-88,-85,-87,-85,-87,-85,-87,-85,-42,-41,-43,-42,-42,-43,-43,-41,-41,-43,-41,-42,-43,-42,-40,-86,-85,-85,-86,-85,-85,-86,-85,-86,-85,-86,-86,-85,-85,-92,-89,-89,-92,-89,-89,-90,-89,-89,-88,-91,-89,-88,-91,-91,-79,-80,-77,-80,-79,-79,-80,-78,-79,-80,-80,-79,-80,-80,-79,-80,-80,-79,-79,-78,-78,-80,-79,-79,-80,-80,-79,-79,-80,-79,-79,-81,-78,-81,-79,-80,-79,-78,-78,-80,-80,-79,-79,-80,-80,-80,-80,-78,-80,-79,-80,-80,-79,-79,-78,-78,-78,-78,-79,-79,-40,-38,-39,-42,-40,-39,-40,-38,-39,-40,-39,-39,-40,-39,-39,-92,-92,-92,-92,-92,-92,-92,-92,-92,-92,-92,-72,-73,-72,-70,-73,-72,-72,-71,-72,-72,-72,-72,-72,-73,-71,-90,-90,-90,-90,-90,-80,-77,-78,-78,-78,-78,-78,-78,-80,-80,-78,-80,-80,-78,-80,-80,-78,-80,-80,-78,-80,-80,-80,-80,-80,-80,-78,-77,-79,-79,-77,-79,-79,-79,-79,-79,-79,-79,-79,-79,-79,-79,-79,-79,-77,-78,-77,-79,-77,-79,-77,-77,-81,-78,-77,-77,-63,-61,-63,-62,-61,-62,-62,-62,-62,-65,-63,-63,-63,-63,-62,-87,-83,-83,-87,-83,-83,-83,-83,-83,-83,-83,-83,-83,-83,-83,-88,-82,-88,-91,-90,-87,-87,-89,-89,-88,-88,-89,-90,-88,-89,-86,-87,-87,-88,-87,-87,-87,-87,-84,-88,-86,-85,-86,-87,-88,-80,-81,-81,-81,-81,-81,-82,-81,-81,-80,-82,-81,-81,-81,-81,-40,-40,-41,-41,-40,-40,-41,-40,-40,-40,-40,-40,-40,-40,-40,-46,-45,-45,-45,-45,-45,-45,-46,-45,-46,-45,-45,-46,-45,-45];
x = x';
y = y';
z = z';
k = mean(z);
k = k*-1;
[xx,yy] = meshgrid (linspace (0,25,100));
%griddata (x,y,z,xx,yy);
title (exp);
xlabel('x co-ordinate distance in meters');
ylabel('y co-ordinate distance in meters');
zlabel('mean of RSSI values in dBm');

clf();
boxplot ({rssi1,rssi2,rssi3,rssi4,rssi5,rssi6,rssi7,rssi8,rssi9,rssi10,rssi11,rssi12,rssi13,rssi14,rssi15,rssi16,rssi17,rssi18,rssi19,rssi20});
hold on
line([0:21], k, 'color', 'green');
hold off
title (exp);
ylabel('RSSI values in dBm');
xlabel('Measurement points');
xlim([0,21]);
set(gca, "XTick", [1:20]);
